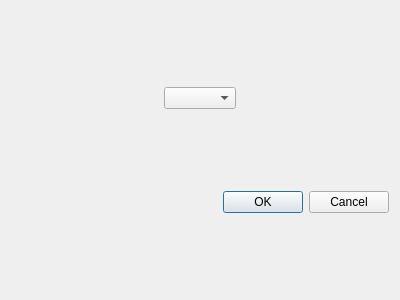
<?xml version="1.0" encoding="UTF-8"?>
<ui version="4.0">
 <class>PickShProgDialog</class>
 <widget class="QDialog" name="PickShProgDialog">
  <property name="geometry">
   <rect>
    <x>0</x>
    <y>0</y>
    <width>400</width>
    <height>300</height>
   </rect>
  </property>
  <property name="windowTitle">
   <string>Attach Shader Program</string>
  </property>
  <layout class="QVBoxLayout" name="verticalLayout">
   <item>
    <layout class="QHBoxLayout" name="horizontalLayout">
     <item>
      <spacer name="horizontalSpacer">
       <property name="orientation">
        <enum>Qt::Horizontal</enum>
       </property>
       <property name="sizeHint" stdset="0">
        <size>
         <width>40</width>
         <height>20</height>
        </size>
       </property>
      </spacer>
     </item>
     <item>
      <widget class="QComboBox" name="shProgChooser"/>
     </item>
     <item>
      <spacer name="horizontalSpacer_2">
       <property name="orientation">
        <enum>Qt::Horizontal</enum>
       </property>
       <property name="sizeHint" stdset="0">
        <size>
         <width>40</width>
         <height>20</height>
        </size>
       </property>
      </spacer>
     </item>
    </layout>
   </item>
   <item>
    <widget class="QDialogButtonBox" name="buttonBox">
     <property name="orientation">
      <enum>Qt::Horizontal</enum>
     </property>
     <property name="standardButtons">
      <set>QDialogButtonBox::Cancel|QDialogButtonBox::Ok</set>
     </property>
    </widget>
   </item>
  </layout>
 </widget>
 <resources/>
 <connections>
  <connection>
   <sender>buttonBox</sender>
   <signal>accepted()</signal>
   <receiver>PickShProgDialog</receiver>
   <slot>accept()</slot>
   <hints>
    <hint type="sourcelabel">
     <x>248</x>
     <y>254</y>
    </hint>
    <hint type="destinationlabel">
     <x>157</x>
     <y>274</y>
    </hint>
   </hints>
  </connection>
  <connection>
   <sender>buttonBox</sender>
   <signal>rejected()</signal>
   <receiver>PickShProgDialog</receiver>
   <slot>reject()</slot>
   <hints>
    <hint type="sourcelabel">
     <x>316</x>
     <y>260</y>
    </hint>
    <hint type="destinationlabel">
     <x>286</x>
     <y>274</y>
    </hint>
   </hints>
  </connection>
 </connections>
</ui>
